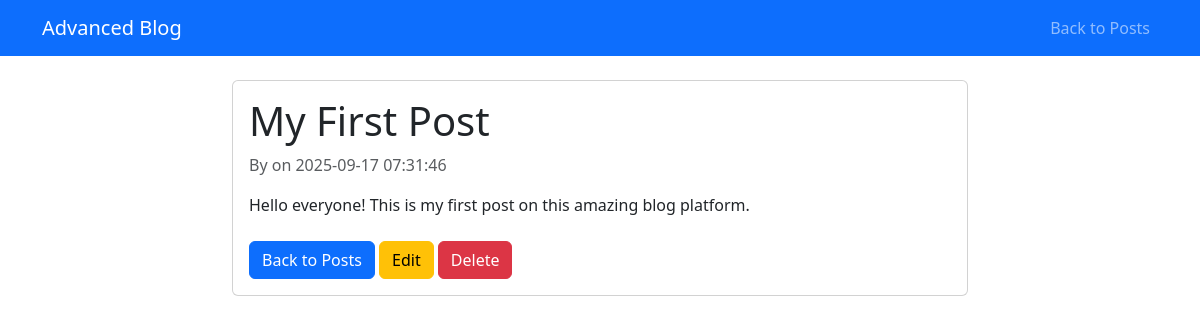
Screenshot of /blackbox_task1/read.php?id=3 with the database file from the repository.
### tables this page shows
CREATE TABLE IF NOT EXISTS posts (
    id INT AUTO_INCREMENT PRIMARY KEY,
    user_id INT NOT NULL,
    title VARCHAR(255) NOT NULL,
    content TEXT NOT NULL,
    created_at TIMESTAMP DEFAULT CURRENT_TIMESTAMP,
    FOREIGN KEY (user_id) REFERENCES users(id) ON DELETE CASCADE
);

### blackbox_task1/read.php (the view, shortened to what this page needs)
<?php
$conn = getDBConnection();
$id = (int)$_GET['id'];
$sql = "SELECT * FROM posts WHERE id = $id";
$result = $conn->query($sql);
$post = $result->fetch_assoc();
?>
<!DOCTYPE html>
<html lang="en">
<head>
    <link href="https://cdn.jsdelivr.net/npm/bootstrap@5.3.0/dist/css/bootstrap.min.css" rel="stylesheet">
</head>
<body>
    <nav class="navbar navbar-expand-lg navbar-dark bg-primary">
        <div class="container">
            <a class="navbar-brand" href="index.php">Advanced Blog</a>
            <div class="navbar-nav ms-auto">
                <a class="nav-link" href="index.php">Back to Posts</a>
            </div>
        </div>
    </nav>
    <div class="container mt-4">
        <div class="row">
            <div class="col-md-8 offset-md-2">
                <div class="card">
                    <div class="card-body">
                        <h1 class="card-title"><?php echo htmlspecialchars($post['title']); ?></h1>
                        <p class="text-muted">By <?php echo htmlspecialchars($post['author']); ?> on <?php echo $post['created_at']; ?></p>
                        <div class="card-text">
                            <?php echo nl2br(htmlspecialchars($post['content'])); ?>
                        </div>
                        <div class="mt-4">
                            <a href="index.php" class="btn btn-primary">Back to Posts</a>
                            <a href="update.php?id=<?php echo $post['id']; ?>" class="btn btn-warning">Edit</a>
                            <a href="delete.php?id=<?php echo $post['id']; ?>" class="btn btn-danger" onclick="return confirm('Are you sure?')">Delete</a>
                        </div>
                    </div>
                </div>
            </div>
        </div>
    </div>
</body>
</html>

### rows the page displays
posts: title "My First Post", created_at "2025-09-17 07:31:46", content "Hello everyone! This is my first post on this amazing blog platform."
